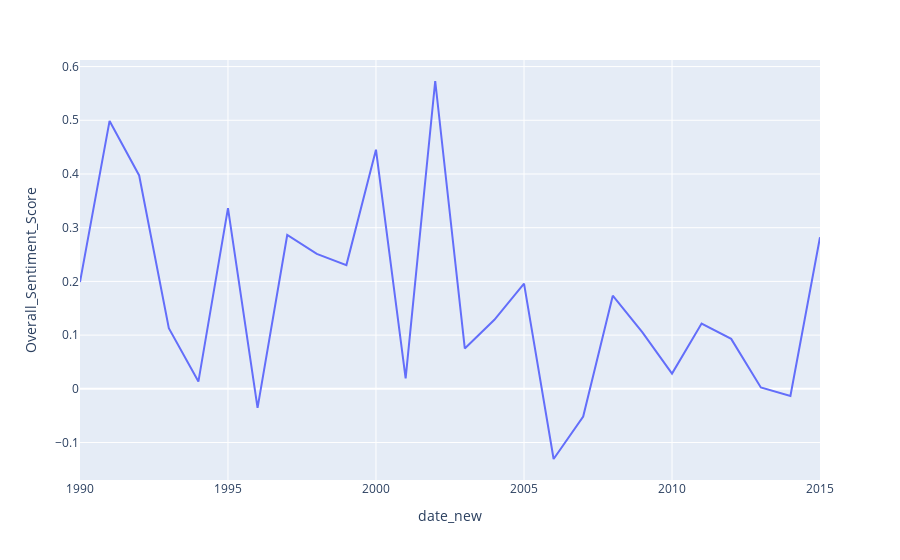

The cell this chart's notebook holds for it:
### Code cell
px.line(iran.sort_values(by='date_new'), x="date_new", y="Overall_Sentiment_Score")

### Figure 1 — Plotly figure (JSON) as saved in the notebook; plotly's stock layout.template omitted (floating-point values rounded to 4 significant figures)
{"data": [{"hovertemplate": "date_new=%{x}<br>Overall_Sentiment_Score=%{y}<extra></extra>", "legendgroup": "", "line": {"color": "#636efa", "dash": "solid"}, "marker": {"symbol": "circle"}, "mode": "lines", "name": "", "orientation": "v", "showlegend": false, "type": "scatter", "x": ["1990-01-01T00:00:00", "1991-01-01T00:00:00", "1992-01-01T00:00:00", "1993-01-01T00:00:00", "1994-01-01T00:00:00", "1995-01-01T00:00:00", "1996-01-01T00:00:00", "1997-01-01T00:00:00", "1998-01-01T00:00:00", "1999-01-01T00:00:00", "2000-01-01T00:00:00", "2001-01-01T00:00:00", "2002-01-01T00:00:00", "2003-01-01T00:00:00", "2004-01-01T00:00:00", "2005-01-01T00:00:00", "2006-01-01T00:00:00", "2007-01-01T00:00:00", "2008-01-01T00:00:00", "2009-01-01T00:00:00", "2010-01-01T00:00:00", "2011-01-01T00:00:00", "2012-01-01T00:00:00", "2013-01-01T00:00:00", "2014-01-01T00:00:00", "2015-01-01T00:00:00"], "xaxis": "x", "y": [0.1989, 0.4988, 0.3973, 0.113, 0.01349, 0.3366, -0.03553, 0.2864, 0.2512, 0.2303, 0.4453, 0.01962, 0.5731, 0.07512, 0.1284, 0.1958, -0.1307, -0.05157, 0.1735, 0.1051, 0.02842, 0.1215, 0.09302, 0.002566, -0.01322, 0.2822], "yaxis": "y"}], "layout": {"legend": {"tracegroupgap": 0}, "margin": {"t": 60}, "xaxis": {"anchor": "y", "domain": [0, 1], "title": {"text": "date_new"}}, "yaxis": {"anchor": "x", "domain": [0, 1], "title": {"text": "Overall_Sentiment_Score"}}}}
